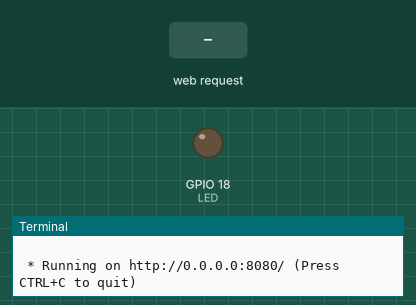
A program run on a simulated Raspberry Pi (BCM pin numbers). Parts: output pins drawn as LEDs (lit = HIGH), the last lines printed to the terminal. The inputs (shaded band) are chosen by the test bench. The clock reads 2024-03-15 10:24:30 at power-on unless the program sets it.

Above: at 2.2 s.
2.3 s: HTTP request for /on/on received
At 2.7 s:
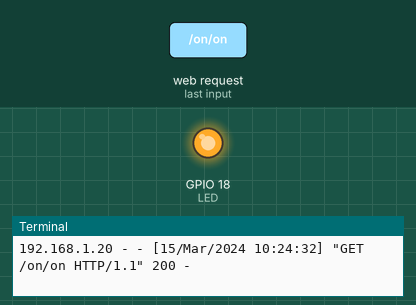
3.8 s: HTTP request for / received
5.3 s: HTTP request for /off/on received
Timing chart, 0 to 8.3 s (numbered marks = the images above; inputs shaded):
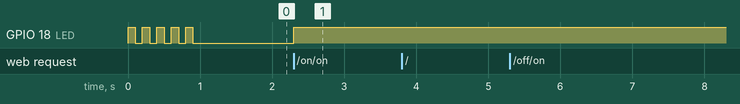

The program:

app.py
```python
import RPi.GPIO as GPIO
from flask import Flask, render_template, request
import datetime
import time
import socket
app = Flask(__name__)

# Configuration variables, feel free to change these.

PORT_NUMBER = 8080
LED = 18

# # # # # GPIO Functions # # # # #


def setupGPIO():
    print('\n[*] Setting up GPIO Pins')
    GPIO.setmode(GPIO.BCM)
    GPIO.setwarnings(False)

    GPIO.setup(LED, GPIO.OUT)
    GPIO.output(LED, GPIO.LOW)


def flashLED(count):
    print('[*] Flashing LED')
    for i in range(count):
        toggleLED("on")
        time.sleep(.1)

        toggleLED("off")
        time.sleep(.1)


def toggleLED(state):
    if state == "on":
        GPIO.output(LED, GPIO.HIGH)
    if state == "off":
        GPIO.output(LED, GPIO.LOW)


# # # # # Helper Functions # # # # #


def printHostIP():
    s = socket.socket(socket.AF_INET, socket.SOCK_DGRAM)
    s.connect(("8.8.8.8", 80))
    ip = s.getsockname()[0]
    print("[*] Raspberry Pi IP Address: " + ip)
    print("[*] Port number " + str(PORT_NUMBER) + "\n")


# # # # # Flask Functions # # # # #


@app.route("/")
def index():
    now = datetime.datetime.now()
    timeString = now.strftime("%m-%d-%Y %H:%M")
    templateData = {
        'time': timeString
    }
    return render_template('index.html', **templateData)


@app.route("/<deviceName>/<action>")
def action(deviceName, action):
    if action == "on":
        toggleLED("on")
    if action == "off":
        toggleLED("off")

    return render_template("index.html")


# # # # # MAIN # # # # #

if __name__ == "__main__":
    setupGPIO()
    flashLED(5)
    printHostIP()
    app.run(host='0.0.0.0', port=PORT_NUMBER, debug=True)
```

Measured:
- after the input at 2.3 s, GPIO 18 (LED): LOW → HIGH at once
